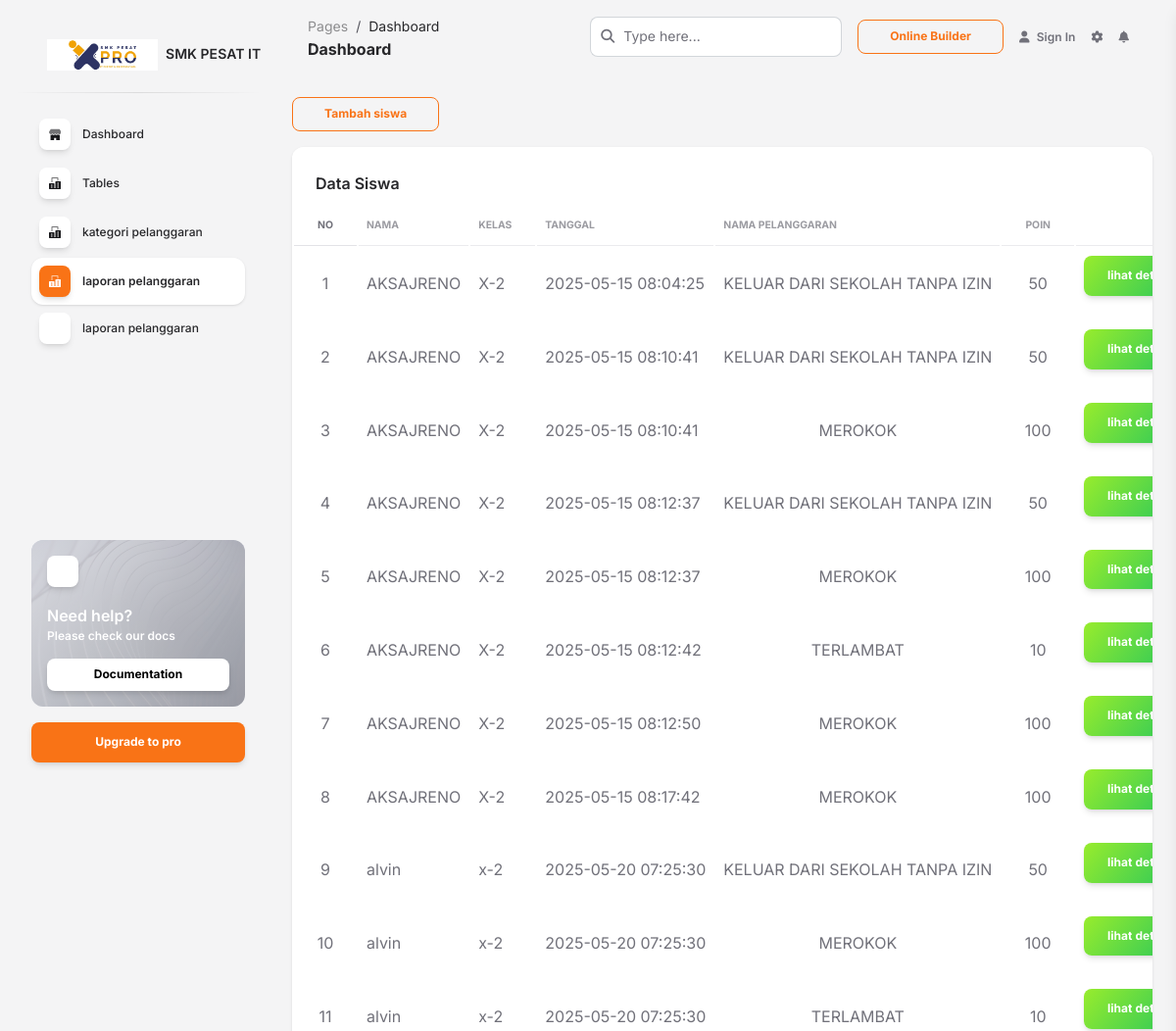
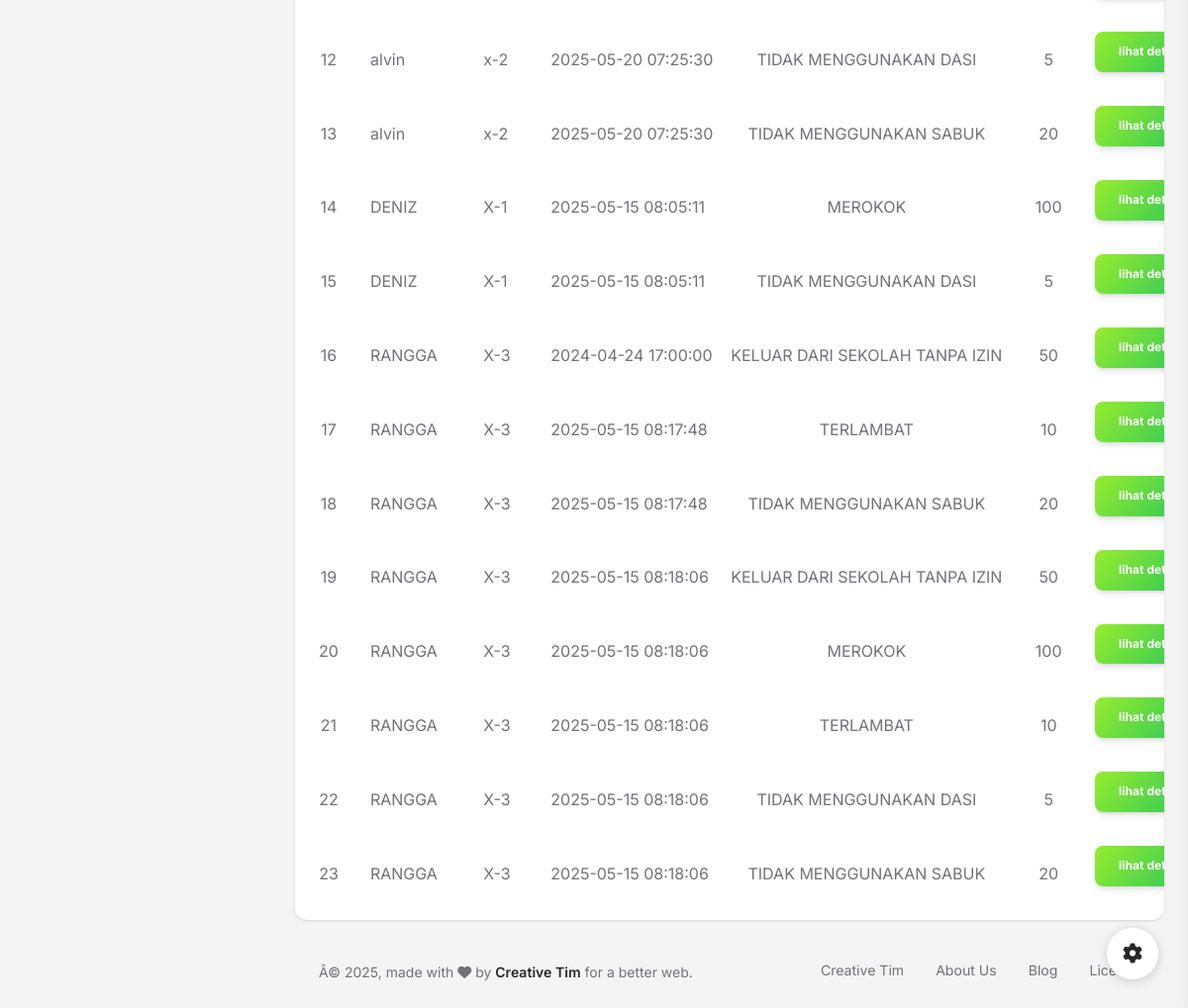
Page /pages/pelanggaran.php on the committed database (2 pictures, top to bottom).
### tables this page shows
CREATE TABLE `tbl_pelanggaran_siswa` (
  `id_pelanggaran` int(50) NOT NULL,
  `kode_pelanggaran` varchar(50) NOT NULL,
  `id_siswa` int(50) NOT NULL,
  `id_kategori` int(50) NOT NULL,
  `tanggal` timestamp NOT NULL DEFAULT current_timestamp()
);

CREATE TABLE `tbl_cis` (
  `id_siswa` int(50) NOT NULL,
  `nis` int(50) NOT NULL,
  `nama` varchar(50) NOT NULL,
  `kelas` varchar(50) NOT NULL
);

CREATE TABLE `tbl_kategori` (
  `id_kategori` int(50) NOT NULL,
  `nama_pelangaran` varchar(50) NOT NULL,
  `poin` int(50) NOT NULL
);

### pages/pelanggaran.php (the view, shortened to what this page needs)
<?php
include "header.php";
include "../koneksi.php";
?>
<div class="container-fluid py-4">
    <li class="nav-item d-flex align-items-center">
        <a type="button" href="catat.php" class="btn btn-outline-primary btn-sm mb-3 me-3" target="_blank">Tambah
            siswa</a>
    </li>
    <div class="row">
        <div class="col-12">
            <div class="card mb-4">
                <div class="card-header pb-0">
                    <h6>Data Siswa</h6>
                </div>
                <div class="card-body px-0 pt-0 pb-2">
                    <div class="table-responsive p-0">
                        <table class="table align-items-center mb-0">
                            <thead>
                                <tr>
                                    <th
                                        class="text-uppercase text-secondary text-xxs font-weight-bolder opacity- text-center">
                                        No</th>
                                    <th
                                        class="text-uppercase text-secondary text-xxs font-weight-bolder opacity-7 ps-2">
                                        Nama</th>
                                    <th
                                        class="text-uppercase text-secondary text-xxs font-weight-bolder opacity-7 ps-2">
                                        kelas</th>
                                    <th
                                        class="text-uppercase text-secondary text-xxs font-weight-bolder opacity-7 ps-2">
                                        tanggal</th>
                                    <th
                                        class="text-uppercase text-secondary text-xxs font-weight-bolder opacity-7 ps-2">
                                        nama pelanggaran</th>
                                    <th
                                        class="text-center text-uppercase text-secondary text-xxs font-weight-bolder opacity-7">
                                        poin</th>
                                    <th
                                        class="text-center text-uppercase text-secondary text-xxs font-weight-bolder opacity-7">
                                        Aksi</th>
                                </tr>
                            </thead>
                            <?php
                            $no = 1;
                            $sql = "SELECT *
                                FROM tbl_pelanggaran_siswa
                                JOIN tbl_cis ON tbl_pelanggaran_siswa.id_siswa = tbl_cis.id_siswa
                                JOIN tbl_kategori ON tbl_pelanggaran_siswa.id_kategori = tbl_kategori.id_kategori
                                ORDER BY nama, kelas, tanggal, nama_pelangaran, poin DESC";
                            $hasil = mysqli_query($koneksi, $sql);
                            foreach ($hasil as $data) {
                                ?>
                                <tbody>
                                    <tr>
                                        <td class="align-middle text-center ">
                                            <?= $no++ ?>
                                        </td>
                                        <td>
                                            <?= $data['nama'] ?>
                                        </td>
                                        <td>
                                            <?= $data['kelas'] ?>
                                        </td>
                                        <td>
                                            <?= $data['tanggal'] ?>
                                        </td>
                                        <td class="align-middle text-center ">
                                            <?= $data['nama_pelangaran'] ?>
                                        </td>
                                        <td class="align-middle text-center ">
                                            <?= $data['poin'] ?>
                                        </td>
                                        <td class="align-middle text-center">
                                            <a type="button"
                                                href="pelaggaransiswa.php?id_kategori=<?= $data['id_kategori'] ?>"
                                                class="btn bg-gradient-success">lihat detail</a>
                                        </td>
                                    </tr>
                                    <?php
                            }
                            ?>
                            </tbody>
                        </table>
                    </div>
                </div>
            </div>
        </div>
    </div>
    <footer class="footer pt-3  ">
        <div class="container-fluid">
            <div class="row align-items-center justify-content-lg-between">
                <div class="col-lg-6 mb-lg-0 mb-4">
                    <div class="copyright text-center text-sm text-muted text-lg-start">
                        Â©
                        ,
                        made with <i class="fa fa-heart"></i> by
                        <a href="https://www.creative-tim.com" class="font-weight-bold" target="_blank">Creative Tim</a>
                        for a better web.
                    </div>
                </div>
                <div class="col-lg-6">
                    <ul class="nav nav-footer justify-content-center justify-content-lg-end">
                        <li class="nav-item">
                            <a href="https://www.creative-tim.com" class="nav-link text-muted" target="_blank">Creative
                                Tim</a>
                        </li>
                        <li class="nav-item">
                            <a href="https://www.creative-tim.com/presentation" class="nav-link text-muted"
                                target="_blank">About Us</a>
                        </li>
                        <li class="nav-item">
                            <a href="https://www.creative-tim.com/blog" class="nav-link text-muted"
                                target="_blank">Blog</a>
                        </li>
                        <li class="nav-item">
                            <a href="https://www.creative-tim.com/license" class="nav-link pe-0 text-muted"
                                target="_blank">License</a>
                        </li>
                    </ul>
                </div>
            </div>
        </div>
    </footer>
</div>
</main>
<div class="fixed-plugin">
    <a class="fixed-plugin-button text-dark position-fixed px-3 py-2">
        <i class="fa fa-cog py-2"> </i>
    </a>
</div>
</body>
</html>

### pages/header.php (shortened to what this page needs)
<?php $current_page = basename($_SERVER['PHP_SELF']); ?>
<!DOCTYPE html>
<html lang="en">
<head>
  <link href="https://demos.creative-tim.com/soft-ui-dashboard/assets/css/nucleo-icons.css" rel="stylesheet" />
  <link href="https://demos.creative-tim.com/soft-ui-dashboard/assets/css/nucleo-svg.css" rel="stylesheet" />
  <link id="pagestyle" href="../assets/css/soft-ui-dashboard.css?v=1.1.0" rel="stylesheet" />
</head>
<body class="g-sidenav-show  bg-gray-100">
  <aside class="sidenav navbar navbar-vertical navbar-expand-xs border-0 border-radius-xl my-3 fixed-start ms-3 "
    id="sidenav-main">
    <div class="sidenav-header">
      <a class="navbar-brand m-0" href=" https://demos.creative-tim.com/soft-ui-dashboard/pages/dashboard.html "
        target="_blank">
        <img src="../assets/img/logos/logo smkpesat.jpg" class="navbar-brand-img h-100" alt="main_logo">
        <span class="ms-1 font-weight-bold">SMK PESAT ITXPRO</span>
      </a>
    </div>
    <hr class="horizontal dark mt-0">
    <div class="collapse navbar-collapse  w-auto " id="sidenav-collapse-main">
      <ul class="navbar-nav">
        <li class="nav-item">
          <a class="nav-link <?= $current_page == 'dashboard.php' ? 'active' : '' ?>" href="dashboard.php">
            <div
              class="icon icon-shape icon-sm shadow border-radius-md bg-white text-center me-2 d-flex align-items-center justify-content-center">
            </div>
            <span class="nav-link-text ms-1">Dashboard</span>
          </a>
        </li>
        <li class="nav-item">
          <a class="nav-link <?= $current_page == 'siswa.php' ? 'active' : '' ?>" href="siswa.php">
            <div
              class="icon icon-shape icon-sm shadow border-radius-md bg-white text-center me-2 d-flex align-items-center justify-content-center">
            </div>
            <span class="nav-link-text ms-1">Tables</span>
          </a>
        </li>
        <li class="nav-item">
          <a class="nav-link <?= $current_page == 'pelanggaransiswa.php' ? 'active' : '' ?>"
            href="pelanggaransiswa.php">
            <div
              class="icon icon-shape icon-sm shadow border-radius-md bg-white text-center me-2 d-flex align-items-center justify-content-center">
            </div>
            <span class="nav-link-text ms-1">kategori pelanggaran</span>
          </a>
        </li>
        <li class="nav-item">
          <a class="nav-link <?= $current_page == 'pelanggaran.php' ? 'active' : '' ?>" href="pelanggaran.php">
            <div
              class="icon icon-shape icon-sm shadow border-radius-md bg-white text-center me-2 d-flex align-items-center justify-content-center">
            </div>
            <span class="nav-link-text ms-1">laporan pelanggaran</span>
          </a>
        </li>
        <a class="nav-link <?= $current_page == 'pelanggaran .php' ? 'active' : '' ?>" href="pelanggaran.php">
          <div
            class="icon icon-shape icon-sm shadow border-radius-md bg-white text-center me-2 d-flex align-items-center justify-content-center">
          </div>
          <span class="nav-link-text ms-1">laporan pelanggaran</span>
        </a>
      </ul>
    </div>
    <div class="sidenav-footer mx-3 ">
      <div class="card card-background shadow-none card-background-mask-secondary" id="sidenavCard">
        <div class="full-background" style="background-image: url('../assets/img/curved-images/white-curved.jpg')">
        </div>
        <div class="card-body text-start p-3 w-100">
          <div
            class="icon icon-shape icon-sm bg-white shadow text-center mb-3 d-flex align-items-center justify-content-center border-radius-md">
          </div>
          <div class="docs-info">
            <h6 class="text-white up mb-0">Need help?</h6>
            <p class="text-xs font-weight-bold">Please check our docs</p>
            <a href="https://www.creative-tim.com/learning-lab/bootstrap/license/soft-ui-dashboard" target="_blank"
              class="btn btn-white btn-sm w-100 mb-0">Documentation</a>
          </div>
        </div>
      </div>
      <a class="btn btn-primary mt-3 w-100"
        href="https://www.creative-tim.com/product/soft-ui-dashboard-pro?ref=sidebarfree">Upgrade to pro</a>
    </div>
  </aside>
  <main class="main-content position-relative max-height-vh-100 h-100 border-radius-lg ">
    <nav class="navbar navbar-main navbar-expand-lg px-0 mx-4 shadow-none border-radius-xl" id="navbarBlur"
      navbar-scroll="true">
      <div class="container-fluid py-1 px-3">
        <nav aria-label="breadcrumb">
          <ol class="breadcrumb bg-transparent mb-0 pb-0 pt-1 px-0 me-sm-6 me-5">
            <li class="breadcrumb-item text-sm"><a class="opacity-5 text-dark" href="javascript:;">Pages</a></li>
            <li class="breadcrumb-item text-sm text-dark active" aria-current="page">Dashboard</li>
          </ol>
          <h6 class="font-weight-bolder mb-0">Dashboard</h6>
        </nav>
        <div class="collapse navbar-collapse mt-sm-0 mt-2 me-md-0 me-sm-4" id="navbar">
          <div class="ms-md-auto pe-md-3 d-flex align-items-center">
            <div class="input-group">
              <span class="input-group-text text-body"><i class="fas fa-search" aria-hidden="true"></i></span>
              <input type="text" class="form-control" placeholder="Type here...">
            </div>
          </div>
          <ul class="navbar-nav  justify-content-end">
            <li class="nav-item d-flex align-items-center">
              <a class="btn btn-outline-primary btn-sm mb-0 me-3" target="_blank"
                href="https://www.creative-tim.com/builder?ref=navbar-soft-ui-dashboard">Online Builder</a>
            </li>
            <li class="nav-item d-flex align-items-center">
              <a href="javascript:;" class="nav-link text-body font-weight-bold px-0">
                <i class="fa fa-user me-sm-1"></i>
                <span class="d-sm-inline d-none">Sign In</span>
              </a>
            </li>
            <li class="nav-item px-3 d-flex align-items-center">
              <a href="javascript:;" class="nav-link text-body p-0">
                <i class="fa fa-cog fixed-plugin-button-nav cursor-pointer"></i>
              </a>
            </li>
            <li class="nav-item dropdown pe-2 d-flex align-items-center">
              <a href="javascript:;" class="nav-link text-body p-0" id="dropdownMenuButton" data-bs-toggle="dropdown"
                aria-expanded="false">
                <i class="fa fa-bell cursor-pointer"></i>
              </a>
            </li>
          </ul>
        </div>
      </div>
    </nav>

### rows in the picture
tbl_pelanggaran_siswa: id_siswa.nama "AKSAJRENO", id_siswa.kelas "X-2", tanggal "2025-05-15 08:04:25", id_kategori.nama_pelangaran "KELUAR DARI SEKOLAH TANPA IZIN", id_kategori.poin "50"
tbl_pelanggaran_siswa: id_siswa.nama "AKSAJRENO", id_siswa.kelas "X-2", tanggal "2025-05-15 08:10:41", id_kategori.nama_pelangaran "KELUAR DARI SEKOLAH TANPA IZIN", id_kategori.poin "50"
tbl_pelanggaran_siswa: id_siswa.nama "AKSAJRENO", id_siswa.kelas "X-2", tanggal "2025-05-15 08:10:41", id_kategori.nama_pelangaran "MEROKOK", id_kategori.poin "100"
tbl_pelanggaran_siswa: id_siswa.nama "AKSAJRENO", id_siswa.kelas "X-2", tanggal "2025-05-15 08:12:37", id_kategori.nama_pelangaran "KELUAR DARI SEKOLAH TANPA IZIN", id_kategori.poin "50"
tbl_pelanggaran_siswa: id_siswa.nama "AKSAJRENO", id_siswa.kelas "X-2", tanggal "2025-05-15 08:12:37", id_kategori.nama_pelangaran "MEROKOK", id_kategori.poin "100"
tbl_pelanggaran_siswa: id_siswa.nama "AKSAJRENO", id_siswa.kelas "X-2", tanggal "2025-05-15 08:12:42", id_kategori.nama_pelangaran "TERLAMBAT", id_kategori.poin "10"
tbl_pelanggaran_siswa: id_siswa.nama "AKSAJRENO", id_siswa.kelas "X-2", tanggal "2025-05-15 08:12:50", id_kategori.nama_pelangaran "MEROKOK", id_kategori.poin "100"
tbl_pelanggaran_siswa: id_siswa.nama "AKSAJRENO", id_siswa.kelas "X-2", tanggal "2025-05-15 08:17:42", id_kategori.nama_pelangaran "MEROKOK", id_kategori.poin "100"
tbl_pelanggaran_siswa: id_siswa.nama "alvin", id_siswa.kelas "x-2", tanggal "2025-05-20 07:25:30", id_kategori.nama_pelangaran "KELUAR DARI SEKOLAH TANPA IZIN", id_kategori.poin "50"
tbl_pelanggaran_siswa: id_siswa.nama "alvin", id_siswa.kelas "x-2", tanggal "2025-05-20 07:25:30", id_kategori.nama_pelangaran "MEROKOK", id_kategori.poin "100"
tbl_pelanggaran_siswa: id_siswa.nama "alvin", id_siswa.kelas "x-2", tanggal "2025-05-20 07:25:30", id_kategori.nama_pelangaran "TERLAMBAT", id_kategori.poin "10"
tbl_pelanggaran_siswa: id_siswa.nama "alvin", id_siswa.kelas "x-2", tanggal "2025-05-20 07:25:30", id_kategori.nama_pelangaran "TIDAK MENGGUNAKAN DASI", id_kategori.poin "5"
tbl_pelanggaran_siswa: id_siswa.nama "alvin", id_siswa.kelas "x-2", tanggal "2025-05-20 07:25:30", id_kategori.nama_pelangaran "TIDAK MENGGUNAKAN SABUK", id_kategori.poin "20"
tbl_pelanggaran_siswa: id_siswa.nama "DENIZ", id_siswa.kelas "X-1", tanggal "2025-05-15 08:05:11", id_kategori.nama_pelangaran "MEROKOK", id_kategori.poin "100"
tbl_pelanggaran_siswa: id_siswa.nama "DENIZ", id_siswa.kelas "X-1", tanggal "2025-05-15 08:05:11", id_kategori.nama_pelangaran "TIDAK MENGGUNAKAN DASI", id_kategori.poin "5"
tbl_pelanggaran_siswa: id_siswa.nama "RANGGA", id_siswa.kelas "X-3", tanggal "2024-04-24 17:00:00", id_kategori.nama_pelangaran "KELUAR DARI SEKOLAH TANPA IZIN", id_kategori.poin "50"
tbl_pelanggaran_siswa: id_siswa.nama "RANGGA", id_siswa.kelas "X-3", tanggal "2025-05-15 08:17:48", id_kategori.nama_pelangaran "TERLAMBAT", id_kategori.poin "10"
tbl_pelanggaran_siswa: id_siswa.nama "RANGGA", id_siswa.kelas "X-3", tanggal "2025-05-15 08:17:48", id_kategori.nama_pelangaran "TIDAK MENGGUNAKAN SABUK", id_kategori.poin "20"
tbl_pelanggaran_siswa: id_siswa.nama "RANGGA", id_siswa.kelas "X-3", tanggal "2025-05-15 08:18:06", id_kategori.nama_pelangaran "KELUAR DARI SEKOLAH TANPA IZIN", id_kategori.poin "50"
tbl_pelanggaran_siswa: id_siswa.nama "RANGGA", id_siswa.kelas "X-3", tanggal "2025-05-15 08:18:06", id_kategori.nama_pelangaran "MEROKOK", id_kategori.poin "100"
tbl_pelanggaran_siswa: id_siswa.nama "RANGGA", id_siswa.kelas "X-3", tanggal "2025-05-15 08:18:06", id_kategori.nama_pelangaran "TERLAMBAT", id_kategori.poin "10"
tbl_pelanggaran_siswa: id_siswa.nama "RANGGA", id_siswa.kelas "X-3", tanggal "2025-05-15 08:18:06", id_kategori.nama_pelangaran "TIDAK MENGGUNAKAN DASI", id_kategori.poin "5"
tbl_pelanggaran_siswa: id_siswa.nama "RANGGA", id_siswa.kelas "X-3", tanggal "2025-05-15 08:18:06", id_kategori.nama_pelangaran "TIDAK MENGGUNAKAN SABUK", id_kategori.poin "20"
